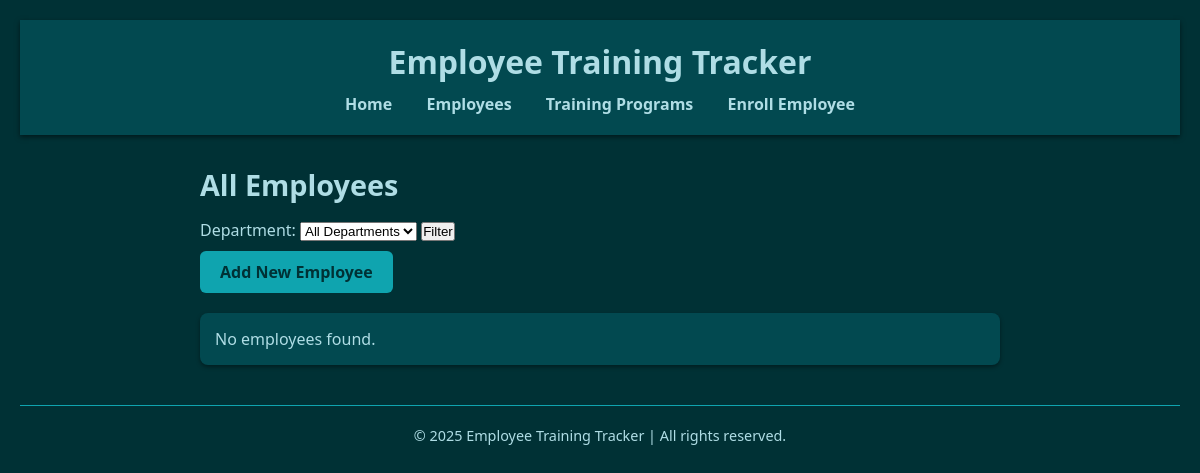
The app's page /employees/, older data.
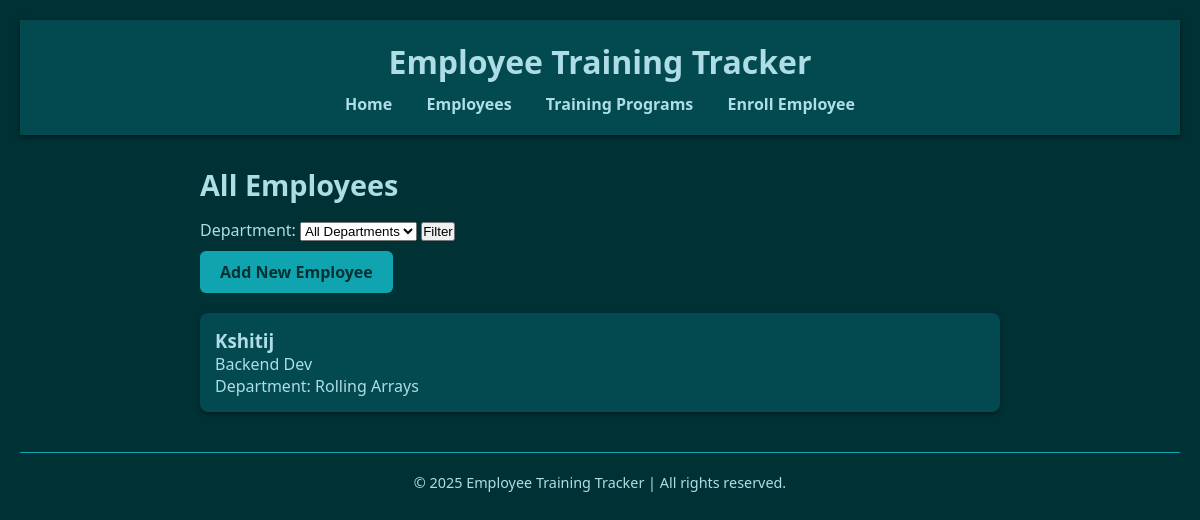
The same page, newer data.
### training/models.py (models this page shows, shortened)
class Employee(models.Model):
    DEPARTMENT_CHOICES = [
        ('HR', 'Human Resources'),
        ('IT', 'Information Technology'),
        ('Sales', 'Sales'),
        ('Finance', 'Finance'),
        ('Marketing', 'Marketing'),
        ('Operations', 'Operations'),
        ('Legal', 'Legal'),
        ('Admin', 'Administration'),
        ('Support', 'Customer Support'),
        ('QA', 'Quality Assurance'),
    ]
    name = models.CharField(max_length=100)
    email = models.EmailField(unique=True)
    department = models.CharField(max_length=100, choices=DEPARTMENT_CHOICES)
    designation = models.CharField(max_length=100)

### training/views.py (the view)
# urls.py: path('employees/', views.employee_list, name='employee_list'),
def employee_list(request):
    employees = Employee.objects.all()
    department = request.GET.get('department')
    if department:
        employees = employees.filter(department=department)
    departments = Employee.objects.values('department').distinct()
    return render(request, 'training/employee_list.html', {'employees': employees, 'departments': departments})

### training/templates/training/employee_list.html (shortened to what this page needs)
{% extends 'base.html' %}
{% load static %}
{% block content %}
<div class="container">
    <h2>All Employees</h2>
    <div class="filters">
        <form method="get" action="">
            <label for="department">Department:</label>
            <select name="department" id="department">
                <option value="">All Departments</option>
            </select>
            <button type="submit">Filter</button>
        </form>
    </div>
    <a class="btn" href="{% url 'employee_create' %}">Add New Employee</a>
    <ul class="card-list">
        {% for emp in employees %}
            <li class="card">
                <div class="card-header">
                    <h3>{{ emp.name }}</h3>
                    <p>{{ emp.designation }}</p>
                    <p>Department: {{ emp.department }}</p>
                </div>
            </li>
        {% empty %}
            <li class="card">No employees found.</li>
        {% endfor %}
    </ul>
</div>
{% endblock %}

Row changes from the older to the newer data that the page shows:
added Employee: name "Kshitij", designation "Backend Dev", department "Rolling Arrays"
Text that changed along with them:
text no longer shown: "No employees found."
